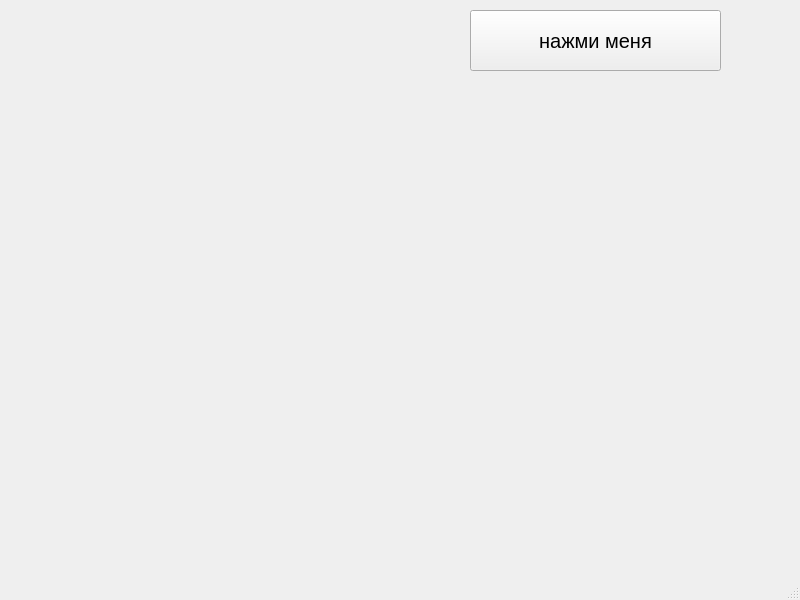
<?xml version="1.0" encoding="UTF-8"?>
<ui version="4.0">
 <class>MainWindow</class>
 <widget class="QMainWindow" name="MainWindow">
  <property name="geometry">
   <rect>
    <x>0</x>
    <y>0</y>
    <width>800</width>
    <height>600</height>
   </rect>
  </property>
  <property name="windowTitle">
   <string>MainWindow</string>
  </property>
  <widget class="QWidget" name="centralwidget">
   <widget class="QPushButton" name="pushButton">
    <property name="geometry">
     <rect>
      <x>470</x>
      <y>10</y>
      <width>251</width>
      <height>61</height>
     </rect>
    </property>
    <property name="font">
     <font>
      <pointsize>15</pointsize>
     </font>
    </property>
    <property name="text">
     <string>нажми меня</string>
    </property>
   </widget>
  </widget>
  <widget class="QMenuBar" name="menubar">
   <property name="geometry">
    <rect>
     <x>0</x>
     <y>0</y>
     <width>800</width>
     <height>26</height>
    </rect>
   </property>
  </widget>
  <widget class="QStatusBar" name="statusbar"/>
 </widget>
 <resources/>
 <connections/>
</ui>
